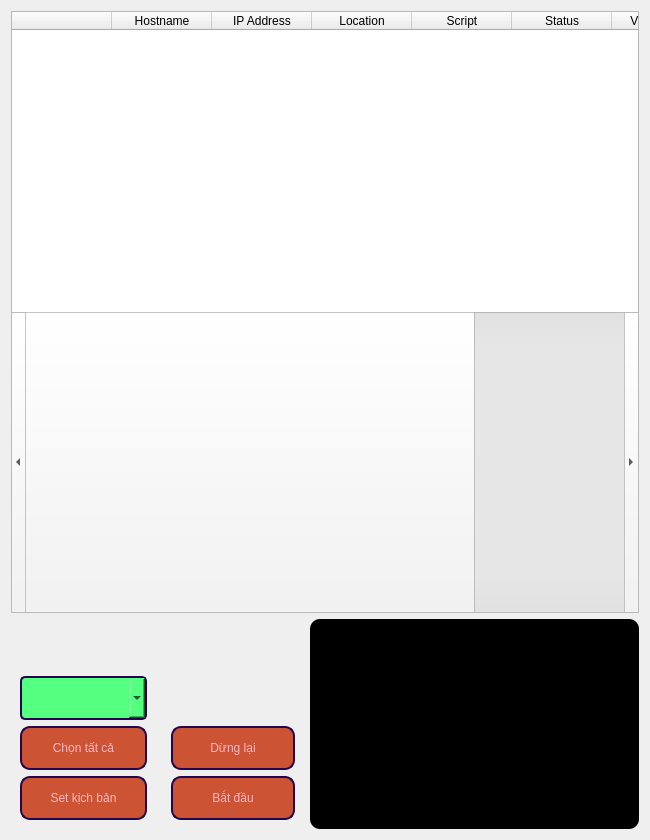
         <widget class="QWidget" name="dashboard">
          <layout class="QGridLayout" name="gridLayout">
           <item row="0" column="0">
            <widget class="QTableWidget" name="tableWidget">
             <property name="styleSheet">
              <string notr="true">height:300px;</string>
             </property>
             <property name="gridStyle">
              <enum>Qt::SolidLine</enum>
             </property>
             <column>
              <property name="text">
               <string/>
              </property>
             </column>
             <column>
              <property name="text">
               <string>Hostname</string>
              </property>
             </column>
             <column>
              <property name="text">
               <string>IP Address</string>
              </property>
             </column>
             <column>
              <property name="text">
               <string>Location</string>
              </property>
             </column>
             <column>
              <property name="text">
               <string>Script</string>
              </property>
             </column>
             <column>
              <property name="text">
               <string>Status</string>
              </property>
             </column>
             <column>
              <property name="text">
               <string>View Sceen</string>
              </property>
             </column>
             <column>
              <property name="text">
               <string>Setting</string>
              </property>
             </column>
            </widget>
           </item>
           <item row="1" column="0">
            <layout class="QHBoxLayout" name="horizontalLayout_3">
             <item>
              <widget class="QWidget" name="widget_4" native="true">
               <property name="styleSheet">
                <string notr="true">QWidget{
font: 8pt &quot;MS Reference Sans Serif&quot;;
}

QPushButton{
border-radius:10px;
border: 2px solid #23074d;
background-color: #cc5333;
color:#FFB6C1;
height: 40px;
width: 120px;
}

QPushButton:hover {
    border: 2px solid #009fff ;
	background-color:#23074d;
            }
QPushButton:pressed {
                background-color: #5650de; /* Màu nền khi nhấn */
            }

QComboBox{
background-color: rgb(85, 255, 127);
border-radius: 5px;
border: 2px solid #23074d;
height:40px;
width: 105px;
}
</string>
               </property>
               <layout class="QVBoxLayout" name="verticalLayout_6">
                <item>
                 <spacer name="verticalSpacer_10">
                  <property name="orientation">
                   <enum>Qt::Vertical</enum>
                  </property>
                  <property name="sizeHint" stdset="0">
                   <size>
                    <width>20</width>
                    <height>40</height>
                   </size>
                  </property>
                 </spacer>
                </item>
                <item>
                 <widget class="QComboBox" name="comboBox"/>
                </item>
                <item>
                 <widget class="QPushButton" name="pushButton_11">
                  <property name="cursor">
                   <cursorShape>PointingHandCursor</cursorShape>
                  </property>
                  <property name="text">
                   <string>Chọn tất cả</string>
                  </property>
                  <property name="icon">
                   <iconset>
                    <normaloff>img/sellect.svg</normaloff>img/sellect.svg</iconset>
                  </property>
                 </widget>
                </item>
                <item>
                 <widget class="QPushButton" name="pushButton_12">
                  <property name="cursor">
                   <cursorShape>PointingHandCursor</cursorShape>
                  </property>
                  <property name="text">
                   <string>Set kịch bản</string>
                  </property>
                  <property name="icon">
                   <iconset>
                    <normaloff>img/load.svg</normaloff>img/load.svg</iconset>
                  </property>
                 </widget>
                </item>
               </layout>
              </widget>
             </item>
             <item>
              <widget class="QWidget" name="widget_15" native="true">
               <property name="styleSheet">
                <string notr="true">QWidget{
font: 8pt &quot;MS Reference Sans Serif&quot;;
}

QPushButton{
border-radius:10px;
border: 2px solid #23074d;
background-color: #cc5333;
color:#FFB6C1;
height: 40px;
width: 120px;
}

QPushButton:hover {
    border: 2px solid #009fff ;
	background-color:#23074d;
            }
QPushButton:pressed {
                background-color: #5650de; /* Màu nền khi nhấn */
            }

QComboBox{
background-color: rgb(85, 255, 127);
border-radius: 5px;
border: 2px solid #23074d;
height:40px;
width: 105px;
}
</string>
               </property>
               <layout class="QVBoxLayout" name="verticalLayout_8">
                <item>
                 <spacer name="verticalSpacer_9">
                  <property name="orientation">
                   <enum>Qt::Vertical</enum>
                  </property>
                  <property name="sizeHint" stdset="0">
                   <size>
                    <width>20</width>
                    <height>40</height>
                   </size>
                  </property>
                 </spacer>
                </item>
                <item>
                 <widget class="QPushButton" name="pushButton_13">
                  <property name="cursor">
                   <cursorShape>PointingHandCursor</cursorShape>
                  </property>
                  <property name="text">
                   <string>Dừng lại</string>
                  </property>
                  <property name="icon">
                   <iconset>
                    <normaloff>img/stop.svg</normaloff>img/stop.svg</iconset>
                  </property>
                 </widget>
                </item>
                <item>
                 <widget class="QPushButton" name="pushButton_14">
                  <property name="cursor">
                   <cursorShape>PointingHandCursor</cursorShape>
                  </property>
                  <property name="text">
                   <string>Bắt đầu</string>
                  </property>
                  <property name="icon">
                   <iconset>
                    <normaloff>img/start.svg</normaloff>img/start.svg</iconset>
                  </property>
                 </widget>
                </item>
               </layout>
              </widget>
             </item>
             <item>
              <widget class="QWidget" name="widget_5" native="true">
               <property name="styleSheet">
                <string notr="true">QWidget {
border-radius:10px;
background-color: rgb(0, 0, 0);
color: rgb(170, 0, 0)
}</string>
               </property>
               <layout class="QHBoxLayout" name="horizontalLayout_2">
                <item>
                 <widget class="QTextEdit" name="textEdit">
                  <property name="readOnly">
                   <bool>true</bool>
                  </property>
                  <property name="html">
                   <string>&lt;!DOCTYPE HTML PUBLIC &quot;-//W3C//DTD HTML 4.0//EN&quot; &quot;http://www.w3.org/TR/REC-html40/strict.dtd&quot;&gt;
&lt;html&gt;&lt;head&gt;&lt;meta name=&quot;qrichtext&quot; content=&quot;1&quot; /&gt;&lt;style type=&quot;text/css&quot;&gt;
p, li { white-space: pre-wrap; }
&lt;/style&gt;&lt;/head&gt;&lt;body style=&quot; font-family:'MS Shell Dlg 2'; font-size:8.25pt; font-weight:400; font-style:normal;&quot;&gt;
&lt;p style=&quot;-qt-paragraph-type:empty; margin-top:0px; margin-bottom:0px; margin-left:0px; margin-right:0px; -qt-block-indent:0; text-indent:0px;&quot;&gt;&lt;br /&gt;&lt;/p&gt;&lt;/body&gt;&lt;/html&gt;</string>
                  </property>
                 </widget>
                </item>
               </layout>
              </widget>
             </item>
            </layout>
           </item>
          </layout>
         </widget>
